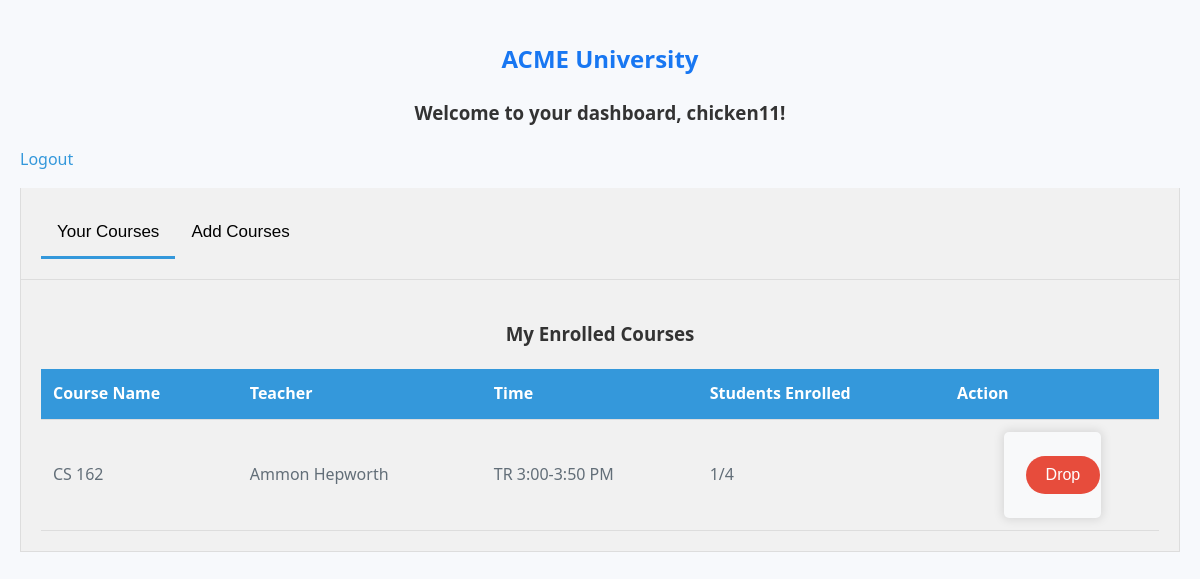
The page /dashboard (signed in) on the database its author committed.
### main.py (models this page shows)
class User(UserMixin, db.Model):
  id = db.Column(db.Integer, primary_key=True)
  username = db.Column(db.String(30), unique=True)
  password = db.Column(db.String(30))
  is_admin = db.Column(db.Boolean, default=False)

class Course(db.Model):
    id = db.Column(db.Integer, primary_key=True)
    name = db.Column(db.String(100), nullable=False)
    teacher = db.Column(db.String(100), nullable=False)
    time = db.Column(db.String(50), nullable=False)
    capacity = db.Column(db.Integer, nullable=False)
    students = db.relationship('User', secondary=user_courses, backref=db.backref('courses', lazy='dynamic'))

### main.py (the view)
@app.route('/dashboard')
@login_required
def dashboard():
    if current_user.is_admin:
        return redirect(url_for('admin.index'))
    all_courses = Course.query.all()
    available_courses_info = [{
        'id': course.id,
        'name': course.name,
        'teacher': course.teacher,
        'time': course.time,
        'student_count': len(course.students),
        'capacity': course.capacity
    } for course in all_courses if course not in current_user.courses]
    enrolled_courses_info = [{
        'id': course.id,
        'name': course.name,
        'teacher': course.teacher,
        'time': course.time,
        'student_count': len(course.students),
        'capacity': course.capacity
    } for course in current_user.courses]
    return render_template('dashboard.html', user=current_user,
                           available_courses=available_courses_info,
                           courses_info=enrolled_courses_info)

### main.py (called while the page is built)
@login_manager.user_loader
def load_user(user_id):
  return User.query.get(int(user_id))

### templates/dashboard.html (shortened to what this page needs)
<!DOCTYPE html>
<html lang="en">
<head>
  <link rel="stylesheet" href="/static/style.css">
</head>
<body>
  <h2>ACME University</h2>
  <h3>Welcome to your dashboard, {{ user.username }}!</h3>
  <p><a href="{{ url_for('logout') }}">Logout</a></p>
  <div class="tabs">
    <button class="tab-link" onclick="openTab(event, 'EnrolledCourses')" id="defaultOpen">Your Courses</button>
    <button class="tab-link" onclick="openTab(event, 'AddCourses')">Add Courses</button>
  </div>
<div id="EnrolledCourses" class="tab-content">
  <h3>My Enrolled Courses</h3>
  {% if courses_info %}
  <table>
    <thead>
      <tr>
        <th>Course Name</th>
        <th>Teacher</th>
        <th>Time</th>
        <th>Students Enrolled</th>
        <th>Action</th>
      </tr>
    </thead>
    <tbody>
      {% for course in courses_info %}
      <tr>
        <td>{{ course['name'] }}</td>
        <td>
          {% if course['teacher'] == 'ahepworth' %}
            Ammon Hepworth
          {% elif course['teacher'] == 'swalker' %}
            Susan Walker
          {% elif course['teacher'] == 'rjenkins' %}
            Ralph Jenkins
          {% else %}
            {{ course['teacher'] }}
          {% endif %}
        </td>
        <td>{{ course['time'] }}</td>
        <td>{{ course['student_count'] }}/{{ course['capacity'] }}</td>
        <td>
          <form action="{{ url_for('drop_course', course_id=course['id']) }}" method="post">
            <button type="submit" class="drop-button">Drop</button>
          </form>
        </td>
      </tr>
      {% endfor %}
    </tbody>
  </table>
  {% else %}
  <p>You are not enrolled in any courses.</p>
  {% endif %}
</div>
</body>
</html>

### static/style.css (style rules this page uses)
body { background-color: #f7f9fc; font-family: "Segoe UI", "Roboto", sans-serif; color: #626e78; line-height: 1.6; padding: 20px; margin: 0; }
h2 { color: #1877f2; text-align: center; }
h3 { color: #333; text-align: center; }
a { color: #3498db; text-decoration: none; }
.tabs, .tab-content { overflow: hidden; background-color: #f1f1f1; padding: 20px; border: 1px solid #ddd; border-top: none; }
.tab-link { background-color: inherit; float: left; border: none; outline: none; cursor: pointer; padding: 14px 16px; transition: 0.3s; font-size: 17px; border-bottom: 3px solid transparent; }
.tab-link:hover, .tab-link.active { border-bottom: 3px solid #3498db; }
table { width: 100%; border-collapse: collapse; margin-top: 20px; }
th, td { text-align: left; padding: 12px; border-bottom: 1px solid #ddd; }
th { background-color: #3498db; color: white; }
.add-button, .drop-button { border: none; color: white; padding: 10px 20px; text-align: center; text-decoration: none; display: inline-block; font-size: 16px; margin: 4px 2px; transition: 0.4s; cursor: pointer; border-radius: 50px; }
.drop-button { background-color: #e74c3c; }
form { background-color: #f8f9fa; padding: 20px; border-radius: 5px; width: 30%; margin: 0 auto; box-shadow: 0px 0px 10px 2px rgba(0, 0, 0, 0.1); }

### rows shown on the page
User: username "chicken11"
Course: name "CS 162", teacher "Ammon Hepworth", time "TR 3:00-3:50 PM", student_count "1", capacity "4"
